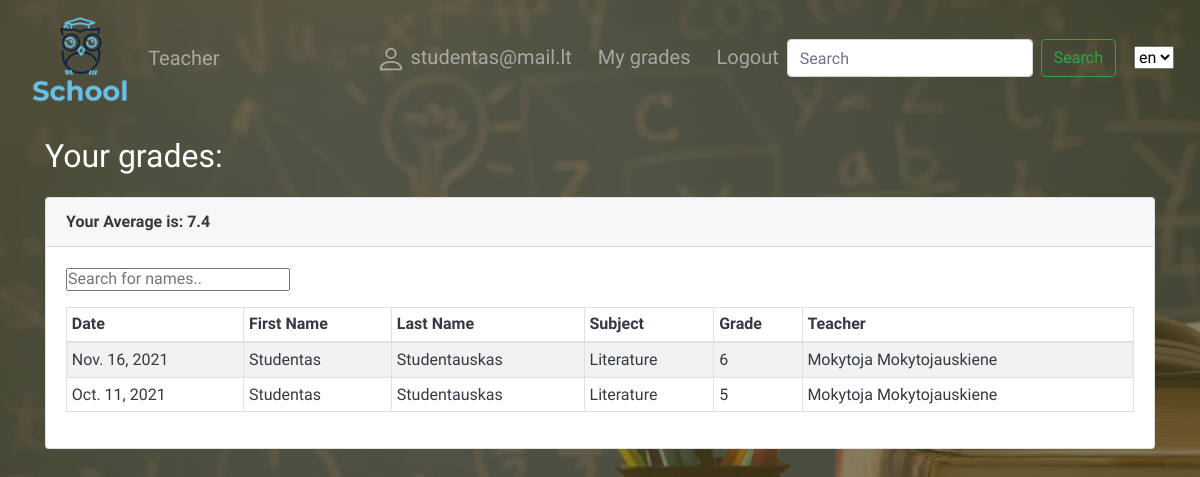
The page /school/mygrades/ (signed in) on the database as committed earlier.
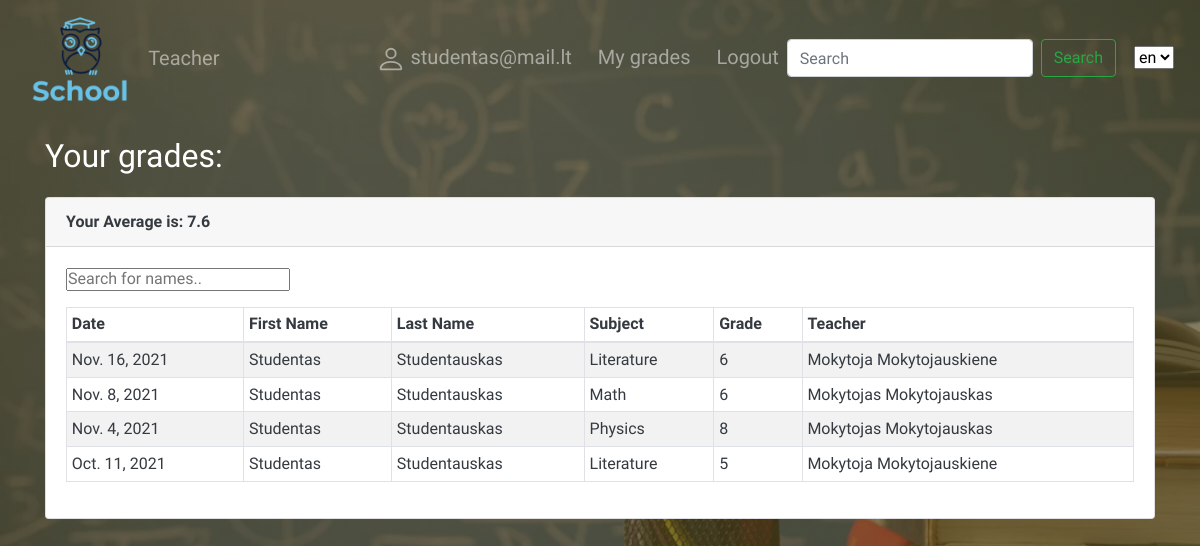
The same page on the database as committed later.
### school/models.py (models this page shows, shortened)
class Subject_grade(models.Model):
    teacher_subject = models.ForeignKey('Teacher_subject', verbose_name=_('Teacher subject'), on_delete=models.CASCADE, null=True, blank=True)
    student = models.ForeignKey(User, on_delete=models.CASCADE, null=True, blank=True)
    date = models.DateField(verbose_name=_('Date'), null=True, blank=True)
    GRADE = (
        (1, '1'),
        (2, '2'),
        (3, '3'),
        (4, '4'),
        (5, '5'),
        (6, '6'),
        (7, '7'),
        (8, '8'),
        (9, '9'),
        (10, '10'),
    )
    grade = models.IntegerField(
        verbose_name=_('Grade'),
        choices=GRADE,
        null=True,
        blank=True,
    )
    class Meta:
        verbose_name = "Subject grade"
        verbose_name_plural = 'Subject grades'
        ordering = ['-date']

class CustomUser(AbstractBaseUser, PermissionsMixin):
    email = models.EmailField(_('email address'), unique=True)
    fname = models.CharField(verbose_name=_("First name"), max_length=150, null=True, blank=True)
    lname = models.CharField(verbose_name=_("Last name"), max_length=150, null=True, blank=True)
    is_staff = models.BooleanField(default=False)
    is_active = models.BooleanField(default=True)
    USER_CHOICES = [
        ('T', 'Teacher'),
        ('S', 'Student')
    ]
    user_type = models.CharField(choices=USER_CHOICES, max_length=1)
    USERNAME_FIELD = 'email'
    REQUIRED_FIELDS = []
    objects = CustomUserManager()
    class Meta:
        ordering = ('id',)

class Teacher_subject(models.Model):
    teacher = models.ForeignKey(User, on_delete=models.CASCADE, null=True, blank=True, related_name='subjects')
    subject = models.ForeignKey('Subject', verbose_name='Subject', on_delete=models.CASCADE, null=True, blank=True)
    class Meta:
        verbose_name = "Teacher's subject"
        verbose_name_plural = "Teacher's subjects"

class Subject(models.Model):
    name = models.CharField(verbose_name=_("Name"), max_length=150)
    class Meta:
        verbose_name = 'Subject'
        verbose_name_plural = 'Subjects'

### school/views.py (the view)
# urls.py: path('mygrades/', views.GradesByUserListView.as_view(), name='my-grades'),
class GradesByUserListView(LoginRequiredMixin, generic.ListView):
    model = Subject_grade
    template_name = 'user_grades.html'
    paginate_by = 5
    def get_queryset(self):
        return Subject_grade.objects.filter(student=self.request.user)
    def get_context_data(self, *args, **kwargs):
        context = super(GradesByUserListView, self).get_context_data(**kwargs)
        context['average'] = Subject_grade.objects.all().aggregate(Avg('grade'))
        return context

### school/templates/user_grades.html (shortened to what this page needs)
{% extends "base.html" %}
{% load i18n %}
{% load static %}
{% block content %}
<h1>{% trans "Your grades:" %} </h1>
<div class="row text-dark">
    <div class="col-lg-12">
        <div class="card">
            <div class="card-header">
                {% for key, value in average.items %}
                <strong>{% trans "Your Average is:" %} {{ value|floatformat:"1" }}</strong>
                {% endfor %}
            </div>
            <div class="card-body">
                <input class="mb-3" type="text" id="myInput" onkeyup="myFunction()" placeholder="Search for names..">
                <table id="myTable" class="table table-responsive-sm table-bordered table-striped table-sm">
                    <thead>
                    <tr>
                        <th>{% trans "Date" %}</th>
                        <th>{% trans "First Name" %}</th>
                        <th>{% trans "Last Name" %}</th>
                        <th>{% trans "Subject" %}</th>
                        <th>{% trans "Grade" %}</th>
                        <th>{% trans "Teacher" %}</th>
                    </tr>
                    </thead>
                    <tbody>
                    <tr>
                        {% for subject in subject_grade_list %}
                        <td>{{ subject.date }}</td>
                        <td>{{ subject.student.fname }}</td>
                        <td>{{ subject.student.lname }}</td>
                        <td>{{ subject.teacher_subject.subject.name }}</td>
                        <td>{{ subject.grade }}</td>
                        <td>{{ subject.teacher_subject.teacher.fname }} {{ subject.teacher_subject.teacher.lname }}</td>
                    </tr>
                    {% endfor %}
                    </tbody>
                </table>
            </div>
        </div>
    </div>
</div>
<div class="row">
    <div class="col-md-12">
    </div>
</div>
{% endblock %}

Rows that differ between the two databases and show on the page:
added Subject_grade: date "Nov. 8, 2021", student.fname "Studentas", student.lname "Studentauskas", teacher_subject.subject.name "Math", grade "6", teacher_subject.teacher.fname "Mokytojas", teacher_subject.teacher.lname "Mokytojauskas"
added Subject_grade: date "Nov. 4, 2021", student.fname "Studentas", student.lname "Studentauskas", teacher_subject.subject.name "Physics", grade "8", teacher_subject.teacher.fname "Mokytojas", teacher_subject.teacher.lname "Mokytojauskas"
Other text that changed with them:
new list line: "Your Average is: 7.6"
list line gone: "Your Average is: 7.4"
